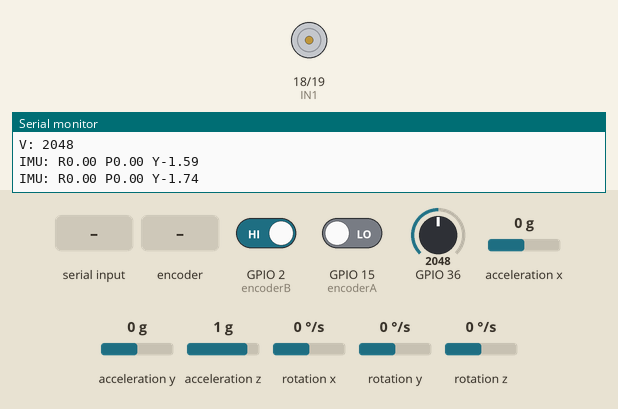
Recording of a program running on a simulated ESP32. On the bench: motor-driver pin pairs drawn as motors (green arrow = first pin HIGH = forward, orange = second pin HIGH = backward, longer = more drive, scaled by the enable pin), the last lines printed to the serial monitor. The test bench sets the inputs (shaded band); at power-on: GPIO 2 (encoderB) HIGH, GPIO 15 (encoderA) LOW, GPIO 36 = 2048, acceleration x 0 g, acceleration y 0 g, acceleration z 1 g, rotation x 0 °/s, rotation y 0 °/s, rotation z 0 °/s.

Above: at 1.2 s.
1.3 s: "SPEED 90\n" received over Serial
At 2.2 s:
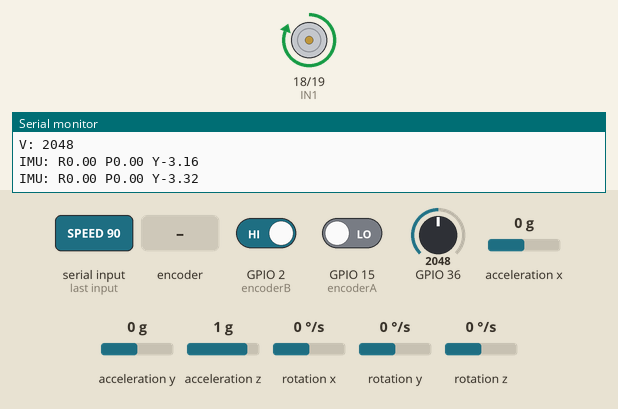
4.8 s: "KA ,45\n" received over Serial
At 5.6 s:
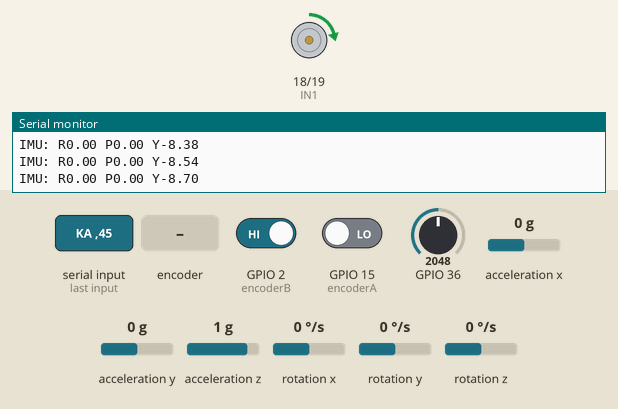
6.3 s: rotary encoder on GPIO 15 (encoderA) / GPIO 2 (encoderB) turned 2 steps (second pin leading)
At 6.54 s:
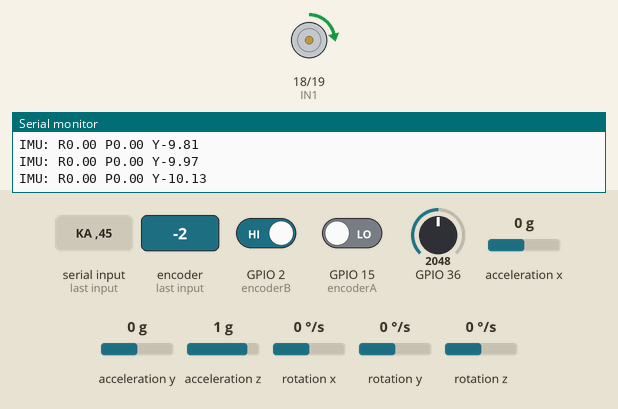
8.2 s: "KP \n" received over Serial
At 9.2 s:
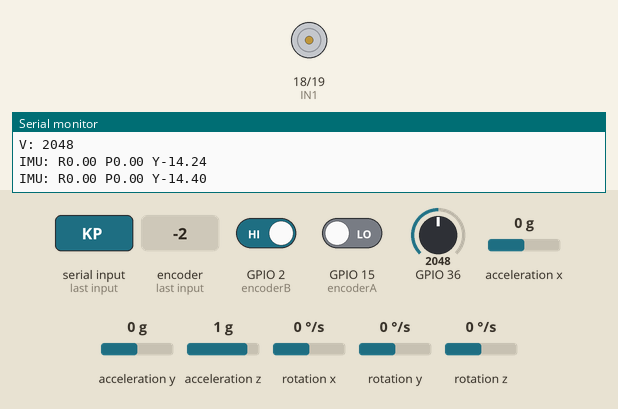
9.7 s: rotary encoder on GPIO 15 (encoderA) / GPIO 2 (encoderB) turned 3 steps (first pin leading)
At 9.86 s:
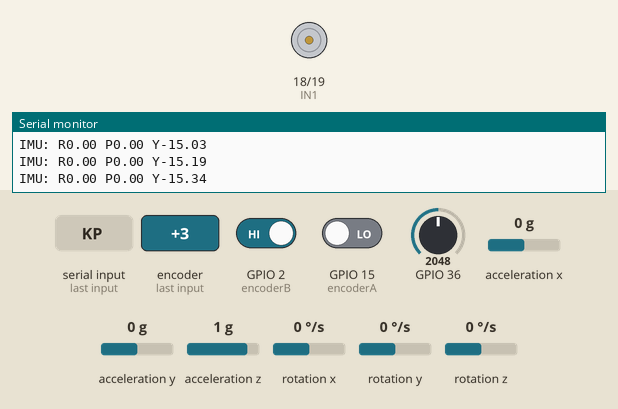
Timing chart, 0 to 12.7 s (numbered marks = the images above; inputs shaded):
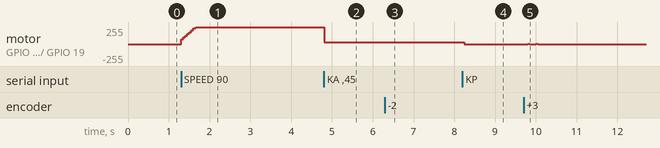

The program:

main.cpp
```cpp
#include <Arduino.h>
#include <limits.h>
#include <Wire.h>
#include <MPU6050_6Axis_MotionApps20.h>

#define ENA 5
#define IN1 18
#define IN2 19
#define encoderA 15
#define encoderB 2
#define GyroCorrection -1.57

volatile long encoderTicks = 0;
volatile int lastEncoderA = LOW;
volatile int lastEncoderB = LOW;

int desiredSpeed = 0; // ticks per second (desired)
int motorSpeed = 0;	  // PWM output value
int lastSpeed = 0;

unsigned long lastTime = 0;
unsigned long lastTime_voltage = 0;
unsigned long lastTime_angle = 0;
unsigned long lastTime_angle_print = 0;

// Variables for sensor fusion
float fusedRoll = 0.0;
float fusedPitch = 0.0;
float fusedYaw = 0.0; // Integrated gyro yaw

// PD controller gains
float Kp = 0.3;
float Kd = 0.5;
float Ka = 1;

MPU6050 mpu;

//
// Encoder ISR (placed in IRAM for faster execution)
//
void IRAM_ATTR encoderISR()
{
	static const int HIGH_STATE = 1;
	static const int LOW_STATE = 0;

	int newA = digitalRead(encoderA);
	int newB = digitalRead(encoderB);

	if (newA != lastEncoderA)
	{
		encoderTicks += (newA == HIGH_STATE) ? ((newB == LOW_STATE) ? 1 : -1) : ((newB == HIGH_STATE) ? 1 : -1);
	}
	lastEncoderA = newA;
	lastEncoderB = newB;
}

void setup()
{
	Serial.begin(921600);

	pinMode(ENA, OUTPUT);
	pinMode(IN1, OUTPUT);
	pinMode(IN2, OUTPUT);
	pinMode(encoderA, INPUT);
	pinMode(encoderB, INPUT);

	attachInterrupt(digitalPinToInterrupt(encoderA), encoderISR, CHANGE);
	attachInterrupt(digitalPinToInterrupt(encoderB), encoderISR, CHANGE);

	Wire.begin();
	Wire.setClock(400000); // Set I2C clock to 400kHz
	mpu.initialize();
	if (!mpu.testConnection())
	{
		Serial.println(F("MPU6050 connection failed"));
		while (1)
			;
	}
}

//
// Reverted computeSpeed() using the original logic
//
int computeSpeed()
{
	static long lastEncoderTicks = 0;
	static unsigned long lastComputeTime = 0;

	unsigned long currentTime = millis();
	long ticks;

	noInterrupts();
	ticks = encoderTicks;
	interrupts();

	long deltaTicks = ticks - lastEncoderTicks;
	unsigned long deltaTime = currentTime - lastComputeTime;

	// Update for next iteration
	lastEncoderTicks = ticks;
	lastComputeTime = currentTime;

	if (deltaTime == 0)
	{
		return 0; // Prevent division by zero
	}

	if (abs(deltaTicks) > 1000 || deltaTicks == 0)
	{
		return 0;
	}

	long long speed = (static_cast<long long>(deltaTicks) * 1000L) / deltaTime;

	// Serial.print("Ticks: ");
	// Serial.print(ticks);
	// Serial.print("  DeltaTicks: ");
	// Serial.print(deltaTicks);
	// Serial.print("  DeltaTime: ");
	// Serial.print(deltaTime);
	// Serial.print("  Speed: ");
	// Serial.println(speed);

	if (speed < INT_MIN || speed > INT_MAX)
	{
		return (speed < INT_MIN) ? INT_MIN : INT_MAX;
	}

	return static_cast<int>(speed / 10);
}

//
// Motor control using a PD controller with an acceleration term
//
void controlMotor(int currentSpeed)
{
	if (currentSpeed == 0 && desiredSpeed == 0)
	{
		analogWrite(ENA, 0);
		digitalWrite(IN1, LOW);
		digitalWrite(IN2, LOW);
		return;
	}

	static int lastError = 0;
	int error = desiredSpeed - currentSpeed;
	int derivative = error - lastError;
	lastError = error;

	int controlSignal = Kp * error + Kd * derivative + lastSpeed * Ka;
	controlSignal = constrain(controlSignal, -255, 255);
	motorSpeed = controlSignal;
	lastSpeed = motorSpeed;

	// Serial.print(F("Out: "));
	// Serial.println(motorSpeed);

	if (motorSpeed >= 0)
	{
		analogWrite(ENA, motorSpeed);
		digitalWrite(IN1, HIGH);
		digitalWrite(IN2, LOW);
	}
	else
	{
		analogWrite(ENA, -motorSpeed);
		digitalWrite(IN1, LOW);
		digitalWrite(IN2, HIGH);
	}
}

void loop()
{
	unsigned long currentTime = millis();

	// Process incoming serial commands (non-blocking)
	if (Serial.available())
	{
		String command = Serial.readStringUntil('\n');
		if (command.startsWith("SPEED "))
		{
			desiredSpeed = command.substring(6).toInt();
			Serial.print(F("Desired Speed: "));
			Serial.println(desiredSpeed);
		}
		else if (command.startsWith("RST"))
		{
			fusedPitch = fusedRoll = fusedYaw = 0;
		}
		else if (command.startsWith("KP "))
		{
			Kp = command.substring(3).toFloat();
		}
		else if (command.startsWith("KD "))
		{
			Kd = command.substring(3).toFloat();
		}
		else if (command.startsWith("KA "))
		{
			Ka = command.substring(3).toFloat();
		}
	}

	// Motor control update every 100 ms
	if (currentTime - lastTime >= 50)
	{
		int currentSpeed = computeSpeed();
		// Serial.print(F("CS: "));
		// Serial.println(currentSpeed);
		controlMotor(currentSpeed);
		lastTime = currentTime;
	}

	// Voltage reading update every 1000 ms
	if (currentTime - lastTime_voltage >= 1000)
	{
		Serial.print(F("V: "));
		Serial.println(analogRead(A0));
		lastTime_voltage = currentTime;
	}

	// Sensor fusion update every 10 ms
	if (currentTime - lastTime_angle >= 25)
	{
		float dt = (currentTime - lastTime_angle) * 0.001f;

		int16_t ax, ay, az, gx, gy, gz;
		mpu.getMotion6(&ax, &ay, &az, &gx, &gy, &gz);

		const float accelScale = 1.0f / 16384.0f;
		const float gyroScale = 1.0f / 131.0f;
		const float radToDeg = 57.29578f; // 180/PI

		float ax_f = ax * accelScale;
		float ay_f = ay * accelScale;
		float az_f = az * accelScale;
		float gyroX = gx * gyroScale;
		float gyroY = gy * gyroScale;
		float gyroZ = gz * gyroScale + GyroCorrection;

		float rollAcc = atan2(ay_f, az_f) * radToDeg;
		float pitchAcc = atan2(-ax_f, sqrt(ay_f * ay_f + az_f * az_f)) * radToDeg;

		const float alpha = 0.98f;
		fusedRoll = alpha * (fusedRoll + gyroX * dt) + (1.0f - alpha) * rollAcc;
		fusedPitch = alpha * (fusedPitch + gyroY * dt) + (1.0f - alpha) * pitchAcc;
		fusedYaw += gyroZ * dt;

		if (currentTime - lastTime_angle_print >= 100)
		{
			Serial.print(F("IMU: R"));
			Serial.print(fusedRoll);
			Serial.print(F(" P"));
			Serial.print(fusedPitch);
			Serial.print(F(" Y"));
			Serial.println(fusedYaw);
			lastTime_angle_print = currentTime;
		}

		lastTime_angle = currentTime;
	}
}
```

Measured:
- after the input at 1.3 s, motor on GPIO 18 (IN1) / GPIO 19 (IN2): stopped → forward 255/255 at once
- after the input at 4.8 s, motor on GPIO 18 (IN1) / GPIO 19 (IN2): forward 255/255 → forward 27/255 at once
- after the input at 6.3 s, motor on GPIO 18 (IN1) / GPIO 19 (IN2): forward 27/255 → forward 26/255 after 0.13 s, → forward 27/255 0.25 s later
- after the input at 8.2 s, motor on GPIO 18 (IN1) / GPIO 19 (IN2): forward 27/255 → stopped at once
- after the input at 9.7 s, motor on GPIO 18 (IN1) / GPIO 19 (IN2): stopped → backward 1/255 at once, then repeats every 0.20 s: stopped 0.05 s, forward 1/255 0.05 s, stopped 0.05 s, backward 1/255 0.05 s, until it stays stopped from 10.2 s
